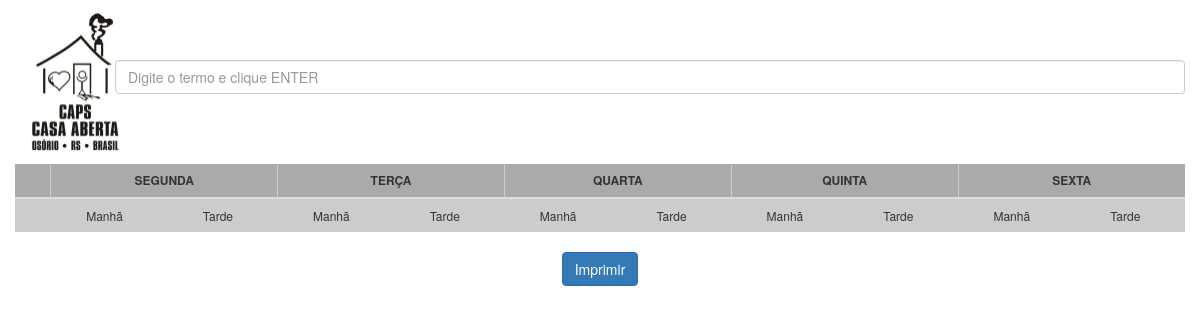
Before: / with the older database file.
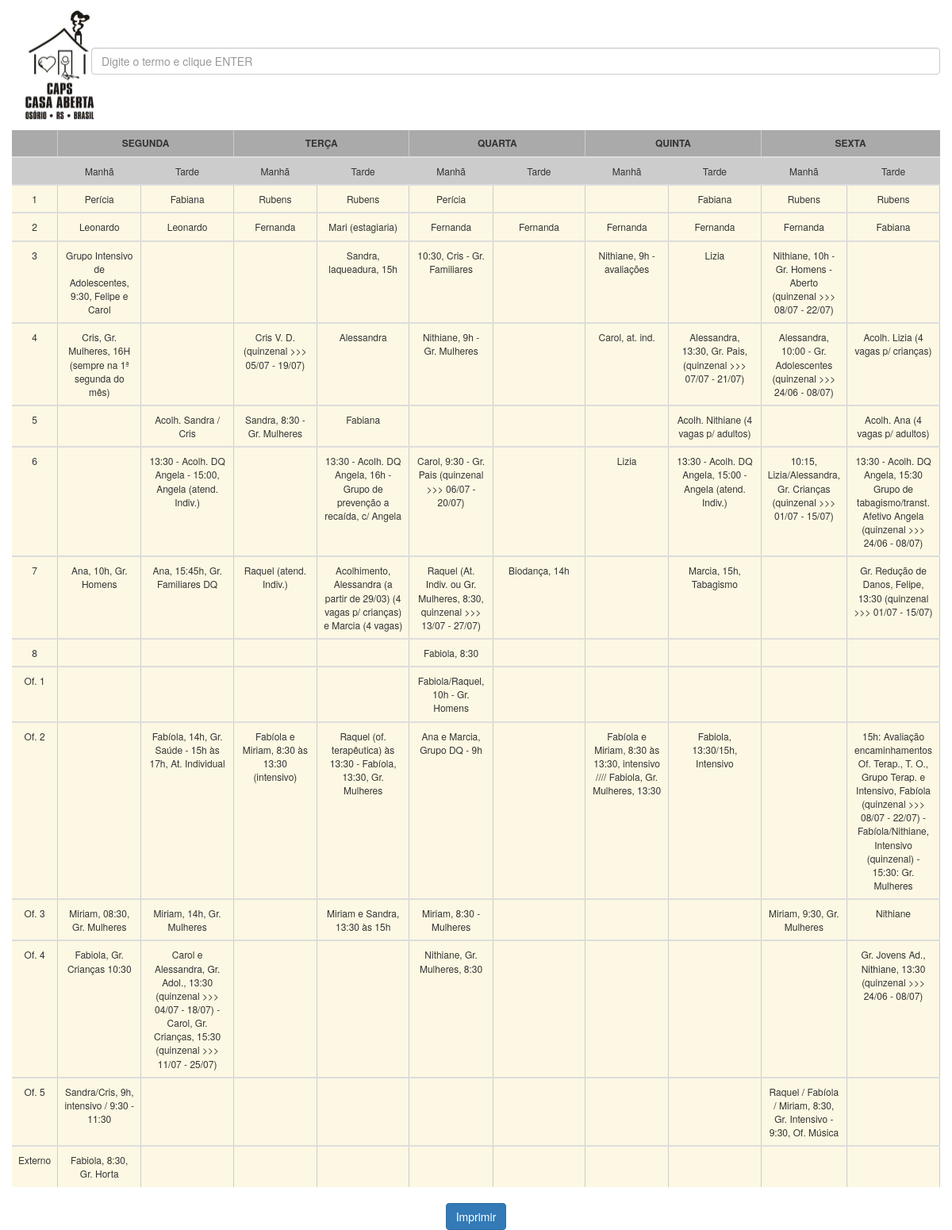
After: the same page with the newer database file.
### tables this page shows
CREATE TABLE IF NOT EXISTS `salas` (
`id` int(11) NOT NULL,
  `numsala` text,
  `nomesala` text,
  `segmanha` text,
  `segtarde` text,
  `termanha` text,
  `tertarde` text,
  `quamanha` text,
  `quatarde` text,
  `quimanha` text,
  `quitarde` text,
  `sexmanha` text,
  `sextarde` text
);

### index.php (the view, shortened to what this page needs)
<?
function exibe($texto){
    $trata = explode(">>>",$texto);
    $num = count($trata);
    if($trata[1] != ""){
        $contador = 0;
        while(($contador + 1) <= $num){
            $pegadata = explode("/",$trata[$contador+1]);
            $pegadia = $pegadata[0];
            $pegames = $pegadata[1];
            $pegaano = explode(")",$pegadata[2]);
            $pegaano = $pegaano[0];
            $data = date("Y")."-$pegames-$pegadia";
            $novadata = date("Y-m-d",strtotime("+14 days",strtotime($data)));
            if($novadata < date("Y-m-d")){
                $novadata = date("Y-m-d",strtotime("+14 days",strtotime($novadata)));
            }
            $novadata2 = date("Y-m-d",strtotime("+14 days",strtotime($novadata)));
            $data1 = explode("-",$novadata);
            $data1 = $data1[2]."/".$data1[1];
            $data2 = explode("-",$novadata2);
            $data2 = $data2[2]."/".$data2[1];
            $texto = str_replace("$pegadia/$pegames/$pegaano"," $data1 - $data2",$texto);
            $trata = explode(">>>",$texto);
            $contador++;
        }
    }
    return $texto;
}
?><!DOCTYPE html>
<html lang="en">
	<head>
		<link rel="stylesheet" type="text/css" href="inc/bootstrap.css">
		<link rel="stylesheet" type="text/css" href="inc/font-awesome.css">
		<link rel="stylesheet" type="text/css" href="inc/css.css">
	</head>
	<body>
		<div class="col-md-1" id="logo">
			<img src="img/logo.jpg">
		</div>
		<div class="col-md-11" id="busca">
			<input id="search" type="text" class="form-control" placeholder="Digite o termo e clique ENTER">
		</div>
		<div class="col-md-12">
		  <table class="table table-striped table-hover">
		    <thead>
		      <tr id="cab1">
			<th style="border-right: solid 1px #ccc;"></th>
			<th colspan="2" style="border-right: solid 1px #ccc;">SEGUNDA</th>
			<th colspan="2" style="border-right: solid 1px #ccc;">TER&Ccedil;A</th>
			<th colspan="2" style="border-right: solid 1px #ccc;">QUARTA</th>
			<th colspan="2" style="border-right: solid 1px #ccc;">QUINTA</th>
			<th colspan="2">SEXTA</th>
		      </tr>
		    </thead>
		    <tbody>
		      <tr id="cab2">
			<td style="width: 3%"></td>
			<td style="width: 9%">Manh&atilde;</td>
			<td style="width: 10%">Tarde</td>
			<td style="width: 9%">Manh&atilde;</td>
			<td style="width: 10%">Tarde</td>
			<td style="width: 9%">Manh&atilde;</td>
			<td style="width: 10%">Tarde</td>
			<td style="width: 9%">Manh&atilde;</td>
			<td style="width: 10%">Tarde</td>
			<td style="width: 9%">Manh&atilde;</td>
			<td style="width: 10%">Tarde</td>
		      </tr>
		    </tbody>
		    <?
		    $sel = mysql_query("SELECT * FROM salas ORDER BY id ASC") or die(mysql_error());
		    while($r = mysql_fetch_array($sel)){
		    ?>
		    <tbody>
		      <tr id="linhasalas">
			<td class="warning"><?= $r["nomesala"] ?></td>
			<td class="warning" id="modal-634306" href="#modal-container-634306" role="button" data-toggle="modal" onclick="alteraHorario('<?= $r["id"] ?>','segmanha','<?= str_replace("<br>","",$r["segmanha"]) ?>')"><?= exibe($r["segmanha"]) ?></td>
			<td class="warning" id="modal-634306" href="#modal-container-634306" role="button" data-toggle="modal" onclick="alteraHorario('<?= $r["id"] ?>','segtarde','<?= str_replace("<br>","",$r["segtarde"]) ?>')"><?= exibe($r["segtarde"]) ?></td>
			<td class="warning" id="modal-634306" href="#modal-container-634306" role="button" data-toggle="modal" onclick="alteraHorario('<?= $r["id"] ?>','termanha','<?= str_replace("<br>","",$r["termanha"]) ?>')"><?= exibe($r["termanha"]) ?></td>
			<td class="warning" id="modal-634306" href="#modal-container-634306" role="button" data-toggle="modal" onclick="alteraHorario('<?= $r["id"] ?>','tertarde','<?= str_replace("<br>","",$r["tertarde"]) ?>')"><?= exibe($r["tertarde"]) ?></td>
			<td class="warning" id="modal-634306" href="#modal-container-634306" role="button" data-toggle="modal" onclick="alteraHorario('<?= $r["id"] ?>','quamanha','<?= str_replace("<br>","",$r["quamanha"]) ?>')"><?= exibe($r["quamanha"]) ?></td>
			<td class="warning" id="modal-634306" href="#modal-container-634306" role="button" data-toggle="modal" onclick="alteraHorario('<?= $r["id"] ?>','quatarde','<?= str_replace("<br>","",$r["quatarde"]) ?>')"><?= exibe($r["quatarde"]) ?></td>
			<td class="warning" id="modal-634306" href="#modal-container-634306" role="button" data-toggle="modal" onclick="alteraHorario('<?= $r["id"] ?>','quimanha','<?= str_replace("<br>","",$r["quimanha"]) ?>')"><?= exibe($r["quimanha"]) ?></td>
			<td class="warning" id="modal-634306" href="#modal-container-634306" role="button" data-toggle="modal" onclick="alteraHorario('<?= $r["id"] ?>','quitarde','<?= str_replace("<br>","",$r["quitarde"]) ?>')"><?= exibe($r["quitarde"]) ?></td>
			<td class="warning" id="modal-634306" href="#modal-container-634306" role="button" data-toggle="modal" onclick="alteraHorario('<?= $r["id"] ?>','sexmanha','<?= str_replace("<br>","",$r["sexmanha"]) ?>')"><?= exibe($r["sexmanha"]) ?></td>
			<td class="warning" id="modal-634306" href="#modal-container-634306" role="button" data-toggle="modal" onclick="alteraHorario('<?= $r["id"] ?>','sextarde','<?= str_replace("<br>","",$r["sextarde"]) ?>')"><?= exibe($r["sextarde"]) ?></td>
		      </tr>
		    </tbody>
		    <?
		    }
		    ?>
		  </table>
		</div>
			<div id="imprimir">
				<button type="button" class="btn btn-primary" onclick="window.print();" id="form3">
					Imprimir
				</button>
			</div>
	</body>
</html>

### inc/css.css (style rules this page uses)
#linhasalas td { border-right: solid 1px #ccc !important; }
#busca { margin-top: 20px; margin-bottom: 20px; padding-top: 40px; }
th, td { text-align: center; font-size: 12px; }
#cab1 { background-color: #aaa; }
#cab2 { background-color: #ccc; }
#logo img { width: 120px; height: 164px; }
#imprimir { text-align: center; }

Changed rows visible on the page:
added salas: nomesala "1", segmanha "Perícia", segtarde "Fabiana", termanha "Rubens", tertarde "Rubens", quamanha "Perícia", quitarde "Fabiana", sexmanha "Rubens", sextarde "Rubens"
added salas: nomesala "2", segmanha "Leonardo", segtarde "Leonardo", termanha "Fernanda", tertarde "Mari (estagiaria)", quamanha "Fernanda", quatarde "Fernanda", quimanha "Fernanda", quitarde "Fernanda", sexmanha "Fernanda", sextarde "Fabiana"
added salas: nomesala "3", segmanha "Grupo Intensivo de Adolescentes, 9:30, Felipe e Carol", tertarde "Sandra, laqueadura, 15h", quamanha "10:30, Cris - Gr. Familiares", quimanha "Nithiane, 9h - avaliações", quitarde "Lizia", sexmanha "Nithiane, 10h - Gr. Homens - Aberto (quinzenal >>> 08/07 - 22/07)"
added salas: nomesala "4", segmanha "Cris, Gr. Mulheres, 16H (sempre na 1ª segunda do mês)", termanha "Cris V. D. (quinzenal >>> 05/07 - 19/07)", tertarde "Alessandra", quamanha "Nithiane, 9h - Gr. Mulheres", quimanha "Carol, at. ind.", quitarde "Alessandra, 13:30, Gr. Pais, (quinzenal >>> 07/07 - 21/07)", sexmanha "Alessandra, 10:00 - Gr. Adolescentes (quinzenal >>> 24/06 - 08/07)", sextarde "Acolh. Lizia (4 vagas p/ crianças)"
added salas: nomesala "5", segtarde "Acolh. Sandra / Cris", termanha "Sandra, 8:30 - Gr. Mulheres", tertarde "Fabiana", quitarde "Acolh. Nithiane (4 vagas p/ adultos)", sextarde "Acolh. Ana (4 vagas p/ adultos)"
added salas: nomesala "6", segtarde "13:30 - Acolh. DQ Angela - 15:00, Angela (atend. Indiv.)", tertarde "13:30 - Acolh. DQ Angela, 16h - Grupo de prevenção a recaída, c/ Angela", quamanha "Carol, 9:30 - Gr. Pais (quinzenal >>> 06/07 - 20/07)", quimanha "Lizia", quitarde "13:30 - Acolh. DQ Angela, 15:00 - Angela (atend. Indiv.)", sexmanha "10:15, Lizia/Alessandra, Gr. Crianças (quinzenal >>> 01/07 - 15/07)", sextarde "13:30 - Acolh. DQ Angela, 15:30 Grupo de tabagismo/transt. Afetivo Angela (quinzenal >>> 24/06 - 08/07)"
added salas: nomesala "7", segmanha "Ana, 10h, Gr. Homens", segtarde "Ana, 15:45h, Gr. Familiares DQ", termanha "Raquel (atend. Indiv.)", tertarde "Acolhimento, Alessandra (a partir de 29/03) (4 vagas p/ crianças) e Marcia (4 vagas)", quamanha "Raquel (At. Indiv. ou Gr. Mulheres, 8:30, quinzenal >>> 13/07 - 27/07)", quatarde "Biodança, 14h", quitarde "Marcia, 15h, Tabagismo", sextarde "Gr. Redução de Danos, Felipe, 13:30 (quinzenal >>> 01/07 - 15/07)"
added salas: nomesala "8", quamanha "Fabiola, 8:30"
added salas: nomesala "Of. 1", quamanha "Fabiola/Raquel, 10h - Gr. Homens"
added salas: nomesala "Of. 2", segtarde "Fabíola, 14h, Gr. Saúde - 15h às 17h, At. Individual", termanha "Fabíola e Miriam, 8:30 às 13:30 (intensivo)", tertarde "Raquel (of. terapêutica) às 13:30 - Fabíola, 13:30, Gr. Mulheres", quamanha "Ana e Marcia, Grupo DQ - 9h", quimanha "Fabíola e Miriam, 8:30 às 13:30, intensivo //// Fabiola, Gr. Mulheres, 13:30", quitarde "Fabiola, 13:30/15h, Intensivo", sextarde "15h: Avaliação encaminhamentos Of. Terap., T. O., Grupo Terap. e Intensivo, Fabíola (quinzenal >>> 08/07 - 22/07) - Fabíola/Nithiane, Intensivo (quinzenal) - 15:30: Gr. Mulheres"
added salas: nomesala "Of. 3", segmanha "Miriam, 08:30, Gr. Mulheres", segtarde "Miriam, 14h, Gr. Mulheres", tertarde "Miriam e Sandra, 13:30 às 15h", quamanha "Miriam, 8:30 - Mulheres", sexmanha "Miriam, 9:30, Gr. Mulheres", sextarde "Nithiane"
added salas: nomesala "Of. 4", segmanha "Fabiola, Gr. Crianças 10:30", segtarde "Carol e Alessandra, Gr. Adol., 13:30 (quinzenal >>> 04/07 - 18/07) - Carol, Gr. Crianças, 15:30 (quinzenal >>> 11/07 - 25/07)", quamanha "Nithiane, Gr. Mulheres, 8:30", sextarde "Gr. Jovens Ad., Nithiane, 13:30 (quinzenal >>> 24/06 - 08/07)"
added salas: nomesala "Of. 5", segmanha "Sandra/Cris, 9h, intensivo / 9:30 - 11:30", sexmanha "Raquel / Fabíola / Miriam, 8:30, Gr. Intensivo - 9:30, Of. Música"
added salas: nomesala "Externo", segmanha "Fabiola, 8:30, Gr. Horta"
